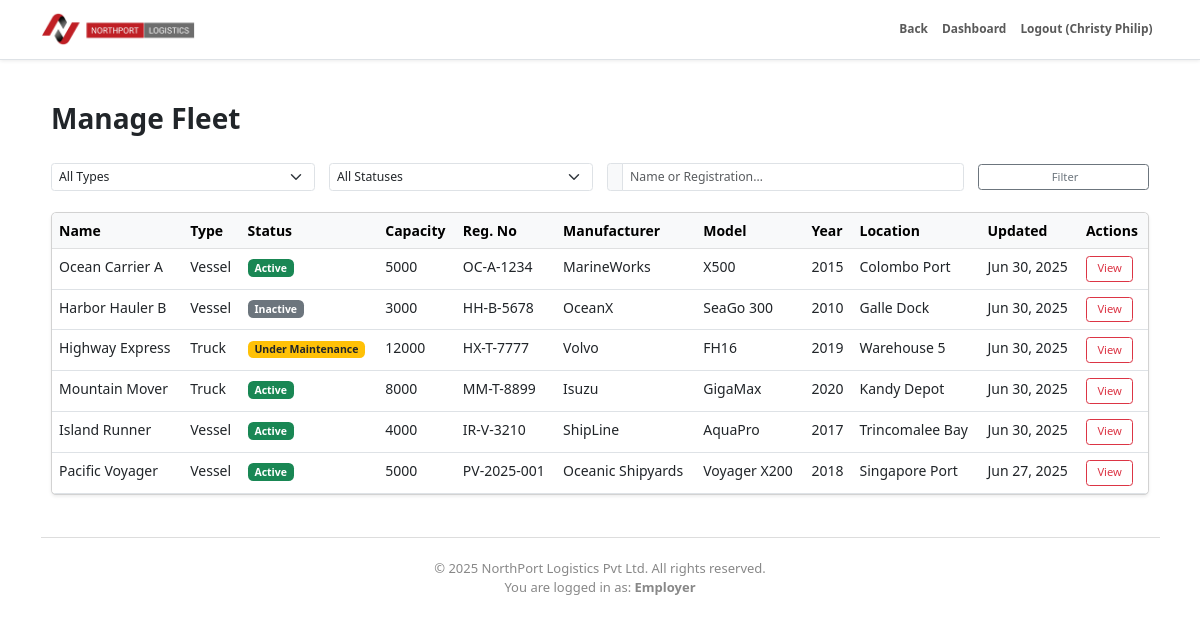
Page /admin/manage_fleet.php (signed in) on the committed database.
### tables this page shows
CREATE TABLE `fleets` (
  `id` int(11) NOT NULL,
  `fleet_name` varchar(100) NOT NULL,
  `type` enum('Vessel','Truck') NOT NULL,
  `registration_no` varchar(50) DEFAULT NULL,
  `capacity` int(11) DEFAULT NULL,
  `status` enum('Active','Inactive','Under Maintenance') DEFAULT 'Active',
  `created_at` datetime DEFAULT current_timestamp(),
  `updated_at` datetime DEFAULT current_timestamp() ON UPDATE current_timestamp(),
  `manufacturer` varchar(100) DEFAULT NULL,
  `model` varchar(100) DEFAULT NULL,
  `year_built` int(11) DEFAULT NULL,
  `location` varchar(255) DEFAULT NULL,
  `notes` text DEFAULT NULL
);

### admin/manage_fleet.php (the view, shortened to what this page needs)
<?php
require_once '../includes/header.php';
$searchQuery = trim($_GET['q'] ?? '');
$params = [];
$sql = "SELECT * FROM fleets";
$sql .= " ORDER BY updated_at DESC";
$stmt = $pdo->prepare($sql);
$stmt->execute($params);
$fleets = $stmt->fetchAll();
?>
<div class="container my-5">
  <div class="d-flex justify-content-between align-items-center mb-4">
    <h2 class="fw-bold">Manage Fleet</h2>
  </div>
<form class="row gy-2 gx-3 align-items-center mb-4" method="get">
  <div class="col-md-3">
    <select id="filterType" name="type" class="form-select form-select-sm">
      <option value="">All Types</option>
    </select>
  </div>
  <div class="col-md-3">
    <select id="filterStatus" name="status" class="form-select form-select-sm">
      <option value="">All Statuses</option>
    </select>
  </div>
  <div class="col-md-4">
    <div class="input-group input-group-sm">
      <span class="input-group-text"><i class="bi bi-search"></i></span>
      <input id="filterSearch"
             type="text"
             name="q"
             class="form-control"
             placeholder="Name or Registration…"
             value="<?= htmlspecialchars($searchQuery) ?>">
    </div>
  </div>
  <div class="col-md-2 d-grid">
    <button class="btn btn-sm btn-outline-secondary" type="submit">
      <i class="bi bi-funnel-fill me-1"></i> Filter
    </button>
  </div>
</form>
  <div class="table-responsive card shadow-sm">
    <table class="table table-hover mb-0">
      <thead class="table-light">
        <tr>
          <th>Name</th>
          <th>Type</th>
          <th>Status</th>
          <th>Capacity</th>
          <th>Reg. No</th>
          <th>Manufacturer</th>
          <th>Model</th>
          <th>Year</th>
          <th>Location</th>
          <th>Updated</th>
          <th>Actions</th>
        </tr>
      </thead>
      <tbody>
        <?php if (count($fleets)): ?>
          <?php foreach ($fleets as $fleet): ?>
            <tr>
              <td><?= htmlspecialchars($fleet['fleet_name']) ?></td>
              <td><?= htmlspecialchars($fleet['type']) ?></td>
              <td>
                <span class="badge
                  <?= $fleet['status'] === 'Active' ? 'bg-success' : ($fleet['status'] === 'Inactive' ? 'bg-secondary' : 'bg-warning text-dark') ?>">
                  <?= htmlspecialchars($fleet['status']) ?>
                </span>
              </td>
              <td><?= (int)$fleet['capacity'] ?></td>
              <td><?= htmlspecialchars($fleet['registration_no']) ?></td>
              <td><?= htmlspecialchars($fleet['manufacturer'] ?? '-') ?></td>
              <td><?= htmlspecialchars($fleet['model'] ?? '-') ?></td>
              <td><?= htmlspecialchars($fleet['year_built'] ?? '-') ?></td>
              <td><?= htmlspecialchars($fleet['location'] ?? '-') ?></td>
              <td><?= date('M d, Y', strtotime($fleet['updated_at'])) ?></td>
              <td class="text-nowrap">
                <a href="fleet_view.php?id=<?= $fleet['id'] ?>" class="btn btn-sm btn-outline-danger">View</a>
              </td>
            </tr>
          <?php endforeach; ?>
        <?php else: ?>
          <tr>
            <td colspan="11" class="text-center text-muted">No fleets found.</td>
          </tr>
        <?php endif; ?>
      </tbody>
    </table>
  </div>
</div>
<?php require_once '../includes/admin_footer.php'; ?>

### includes/header.php (style rules this page uses)
html { font-size: 14px; }

### admin/manage_fleet.php (style rules this page uses)
.btn { font-size: 0.8rem; padding: 0.25rem 0.75rem; }

### rows in the picture
fleets: fleet_name "Ocean Carrier A", type "Vessel", status "Active", capacity "5000", registration_no "OC-A-1234", manufacturer "MarineWorks", model "X500", year_built "2015", location "Colombo Port", updated_at "Jun 30, 2025"
fleets: fleet_name "Harbor Hauler B", type "Vessel", status "Inactive", capacity "3000", registration_no "HH-B-5678", manufacturer "OceanX", model "SeaGo 300", year_built "2010", location "Galle Dock", updated_at "Jun 30, 2025"
fleets: fleet_name "Highway Express", type "Truck", status "Under Maintenance", capacity "12000", registration_no "HX-T-7777", manufacturer "Volvo", model "FH16", year_built "2019", location "Warehouse 5", updated_at "Jun 30, 2025"
fleets: fleet_name "Mountain Mover", type "Truck", status "Active", capacity "8000", registration_no "MM-T-8899", manufacturer "Isuzu", model "GigaMax", year_built "2020", location "Kandy Depot", updated_at "Jun 30, 2025"
fleets: fleet_name "Island Runner", type "Vessel", status "Active", capacity "4000", registration_no "IR-V-3210", manufacturer "ShipLine", model "AquaPro", year_built "2017", location "Trincomalee Bay", updated_at "Jun 30, 2025"
fleets: fleet_name "Pacific Voyager", type "Vessel", status "Active", capacity "5000", registration_no "PV-2025-001", manufacturer "Oceanic Shipyards", model "Voyager X200", year_built "2018", location "Singapore Port", updated_at "Jun 27, 2025"

### other values in the picture
safeOutput($username) "Christy Philip"
$userRole "Employer"
